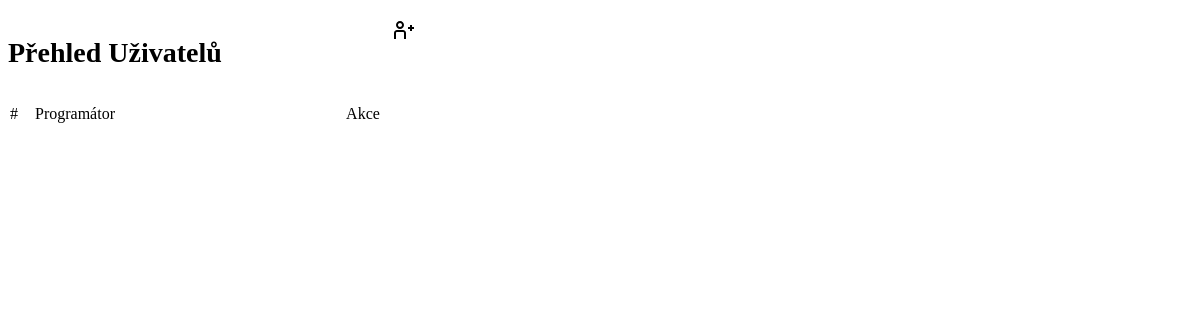
The page /app/user/ on the database as committed earlier.
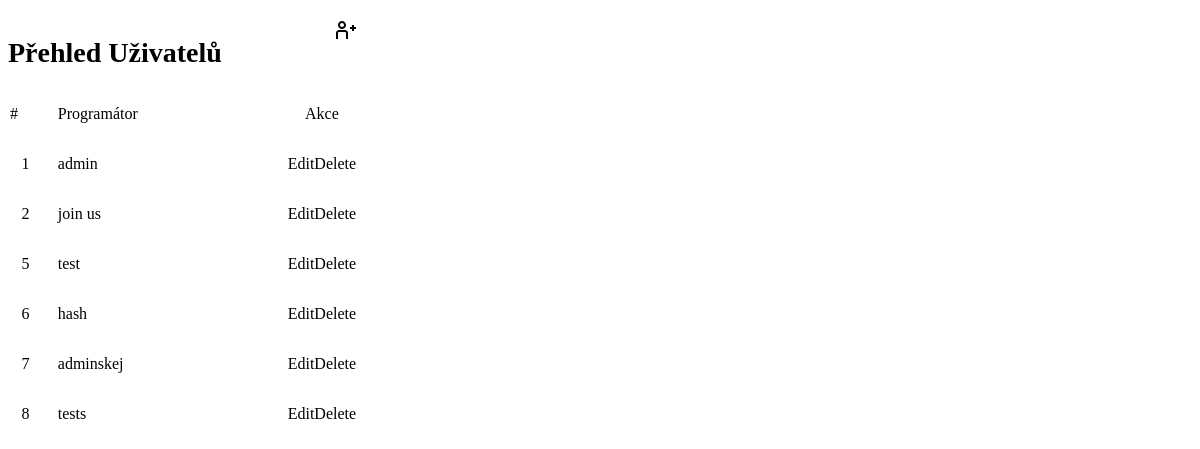
The same page on the database as committed later.
### tables this page shows
CREATE TABLE "users"
(
    "id"        INTEGER NOT NULL,
    "username"  TEXT,
    "firstname" TEXT,
    "lastname"  TEXT,
    "password"  TEXT,
    "email"     TEXT,
    "role"      TEXT,
    PRIMARY KEY ("id" AUTOINCREMENT)
);

### app.py (the view)
@app.route('/app/user/', methods=["GET", "POST"])
def users_overview():
    conn = db.get_db_connection()
    users = conn.execute("SELECT * FROM users").fetchall()
    conn.close()
    return render_template('usersOverview.html', users=users)

### db.py (called while the page is built)
def get_db_connection():  # napojení se na databázi
    conn = sqlite3.connect(databasePath)
    conn.row_factory = sqlite3.Row
    return conn

### templates/usersOverview.html (shortened to what this page needs)
<div class="outerBox_add-edit_window">
    <div id="addWindow" style="position:absolute; z-index: 5">
        <div id="_addEdit_window_users" style="position: absolute; width: 100%; height: 100%; z-index: 5">
        </div>
        <div class="container-user-overview" style="position:relative;">
            <div class="container-user-overview-inner">
                <div style="display: flex; justify-content: space-between; margin-top: 10px;">
                    <h1 style="font-size: 1.75rem;">Přehled Uživatelů</h1>
                    <a class="button" id="button-add-user" style="cursor: pointer" onclick="function set_legend_text() {
              legend_text = 'Přidání Uživatele'
            } set_legend_text(); addUser_window()">
                        <img src="{{ url_for('static', filename='svg/user-add.svg') }}" alt="">
                    </a>
                </div>
                <div id="table_users">
                    {% include 'customElements/tableForUsers.html' %}
                </div>
            </div>
        </div>
    </div>
</div>

### templates/customElements/tableForUsers.html (shortened to what this page needs)
{% block userTable %}
    <table id="table_users_s">
        <thead id="user_thead">
        <tr>
            <td style="padding: 15px 0; width: 2%">#</td>
            <td style="padding-left: 15px">Programátor</td>
            <td style="text-align: center; padding: 0">Akce</td>
        </tr>
        </thead>
        <tbody>
        {% for user in users %}
            <tr>
                <td style="width: 9%; text-align: center; padding: 15px 0;">{{ user.id }}</td>
                <td style="padding-left: 15px">{{ user.username }}</td>
                <td style="width: 20%; padding: 0">
                    <div style="display: flex; justify-content: space-around;">
                        <a class="button_edit_user"
                           onclick="getUsername('{{ user.username }}');edit_user(); function set_legend_text() {
                                   legend_text = 'Upravení Uživatele'
                                   } set_legend_text();"
                           style="cursor:pointer;">Edit</a>
                        <a onclick="getUsername('{{ user.username }}');remove_user();set_remove_statement('user')"
                           id="button_delete_user" style="cursor:pointer;">Delete</a>
                    </div>
                </td>
            </tr>
        {% endfor %}
        </tbody>
    </table>
{% endblock %}

Rows that differ between the two databases and show on the page:
added users: id "1", username "admin"
added users: id "2", username "join us"
added users: id "5", username "test"
added users: id "6", username "hash"
added users: id "7", username "adminskej"
added users: id "8", username "tests"
